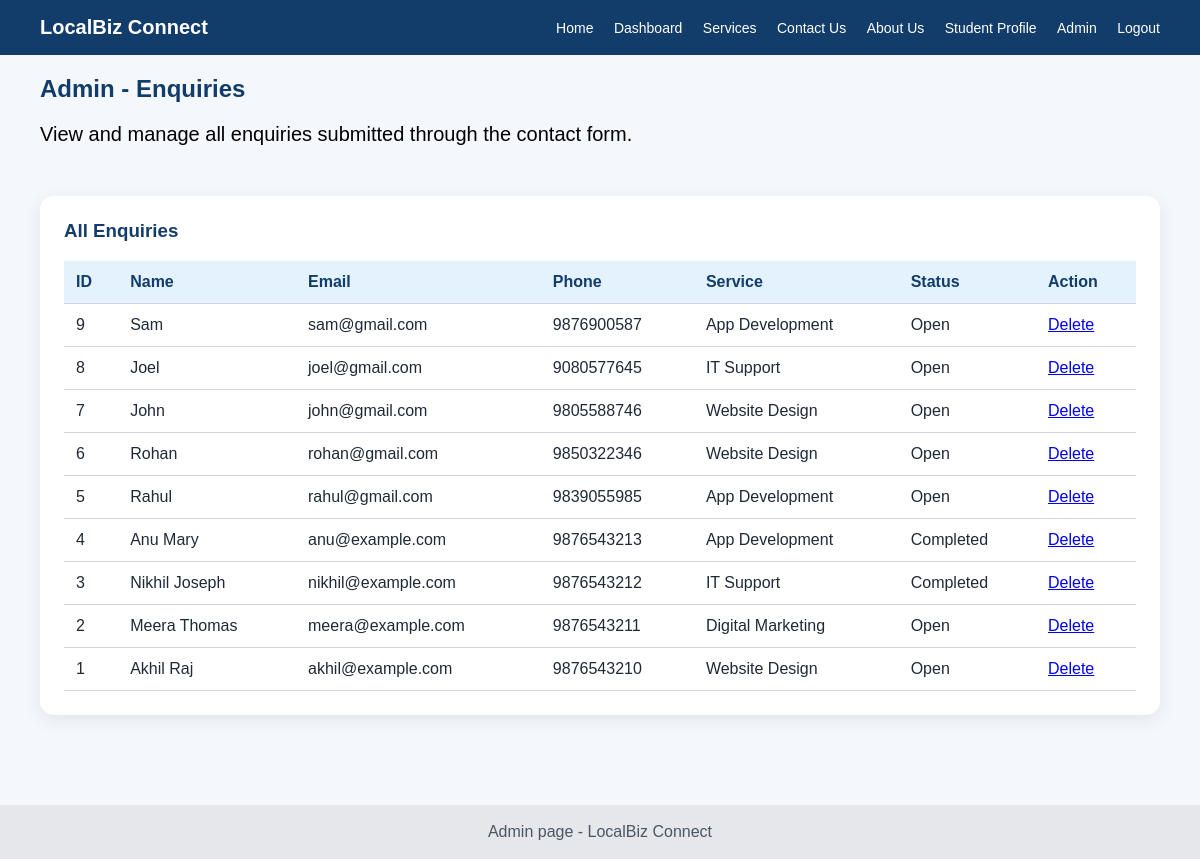
Screenshot of /admin.html (signed in) with the database file from the repository.
### tables this page shows
CREATE TABLE enquiries (
        id INTEGER PRIMARY KEY AUTOINCREMENT,
        user_id INTEGER,
        name TEXT NOT NULL,
        email TEXT NOT NULL,
        phone TEXT NOT NULL,
        service TEXT NOT NULL,
        message TEXT NOT NULL,
        status TEXT NOT NULL DEFAULT 'Open',
        created_at TEXT DEFAULT CURRENT_TIMESTAMP,
        FOREIGN KEY (user_id) REFERENCES users(id)
    );

### app.py (the view)
@app.route("/admin.html")
def admin():
    enquiries = get_all_enquiries()
    return render_template("admin.html", enquiries=enquiries)

### db.py (called while the page is built)
def get_connection():
    conn = sqlite3.connect(DB_NAME)
    conn.row_factory = sqlite3.Row
    return conn

def get_all_enquiries():
    conn = get_connection()
    cur = conn.cursor()
    cur.execute("""
    SELECT enquiries.*, users.name AS submitted_by
    FROM enquiries
    LEFT JOIN users ON enquiries.user_id = users.id
    ORDER BY enquiries.id DESC
    """)
    rows = cur.fetchall()
    conn.close()
    return rows

### frontend/templates/admin.html (shortened to what this page needs)
{% extends "base.html" %}
{% block content %}
<section class="page-title">
    <h1>Admin - Enquiries</h1>
    <p style="color:black ;font-family: Arial, sans-serif;font-size:20px">
        View and manage all enquiries submitted through the contact form.</p>
</section>
<section class="page-content">
    <div class="card table-card">
        <h3>All Enquiries</h3>
        <table>
            <thead>
                <tr>
                    <th>ID</th>
                    <th>Name</th>
                    <th>Email</th>
                    <th>Phone</th>
                    <th>Service</th>
                    <th>Status</th>
                    <th>Action</th>
                </tr>
            </thead>
            <tbody>
                {% for enquiry in enquiries %}
                <tr>
                    <td>{{ enquiry.id }}</td>
                    <td>{{ enquiry.name }}</td>
                    <td>{{ enquiry.email }}</td>
                    <td>{{ enquiry.phone }}</td>
                    <td>{{ enquiry.service }}</td>
                    <td>{{ enquiry.status }}</td>
                    <td>
                        <a class="delete-link" href="{{ url_for('delete', enquiry_id=enquiry.id) }}">Delete</a>
                    </td>
                </tr>
                {% endfor %}
            </tbody>
        </table>
    </div>
</section>
{% endblock %}
{% block footer %}Admin page - LocalBiz Connect{% endblock %}

### frontend/static/style.css (style rules this page uses)
* { box-sizing: border-box; }
body { margin: 0; font-family: Arial, sans-serif; background: #f4f7fb; color: #1f2937; }
.page-title { padding: 0px 40px 0 40px; }
.page-title h1 { color: #123c69; margin-bottom: 5px; }
.page-content { padding: 30px 40px 40px 40px; }
.card { background: white; padding: 24px; border-radius: 14px; margin-bottom: 20px; box-shadow: 0 5px 18px rgba(0,0,0,0.08); }
.card h3 { color: #123c69; margin-top: 0; }
table { width: 100%; border-collapse: collapse; margin-top: 15px; }
th, td { text-align: left; border-bottom: 1px solid #d1d5db; padding: 12px; }
th { background: #e3f2fd; color: #123c69; }

### rows the page displays
enquiries: id "9", name "Sam", email "sam@gmail.com", phone "9876900587", service "App Development", status "Open"
enquiries: id "8", name "Joel", email "joel@gmail.com", phone "9080577645", service "IT Support", status "Open"
enquiries: id "7", name "John", email "john@gmail.com", phone "9805588746", service "Website Design", status "Open"
enquiries: id "6", name "Rohan", email "rohan@gmail.com", phone "9850322346", service "Website Design", status "Open"
enquiries: id "5", name "Rahul", email "rahul@gmail.com", phone "9839055985", service "App Development", status "Open"
enquiries: id "4", name "Anu Mary", email "anu@example.com", phone "9876543213", service "App Development", status "Completed"
enquiries: id "3", name "Nikhil Joseph", email "nikhil@example.com", phone "9876543212", service "IT Support", status "Completed"
enquiries: id "2", name "Meera Thomas", email "meera@example.com", phone "9876543211", service "Digital Marketing", status "Open"
enquiries: id "1", name "Akhil Raj", email "akhil@example.com", phone "9876543210", service "Website Design", status "Open"
